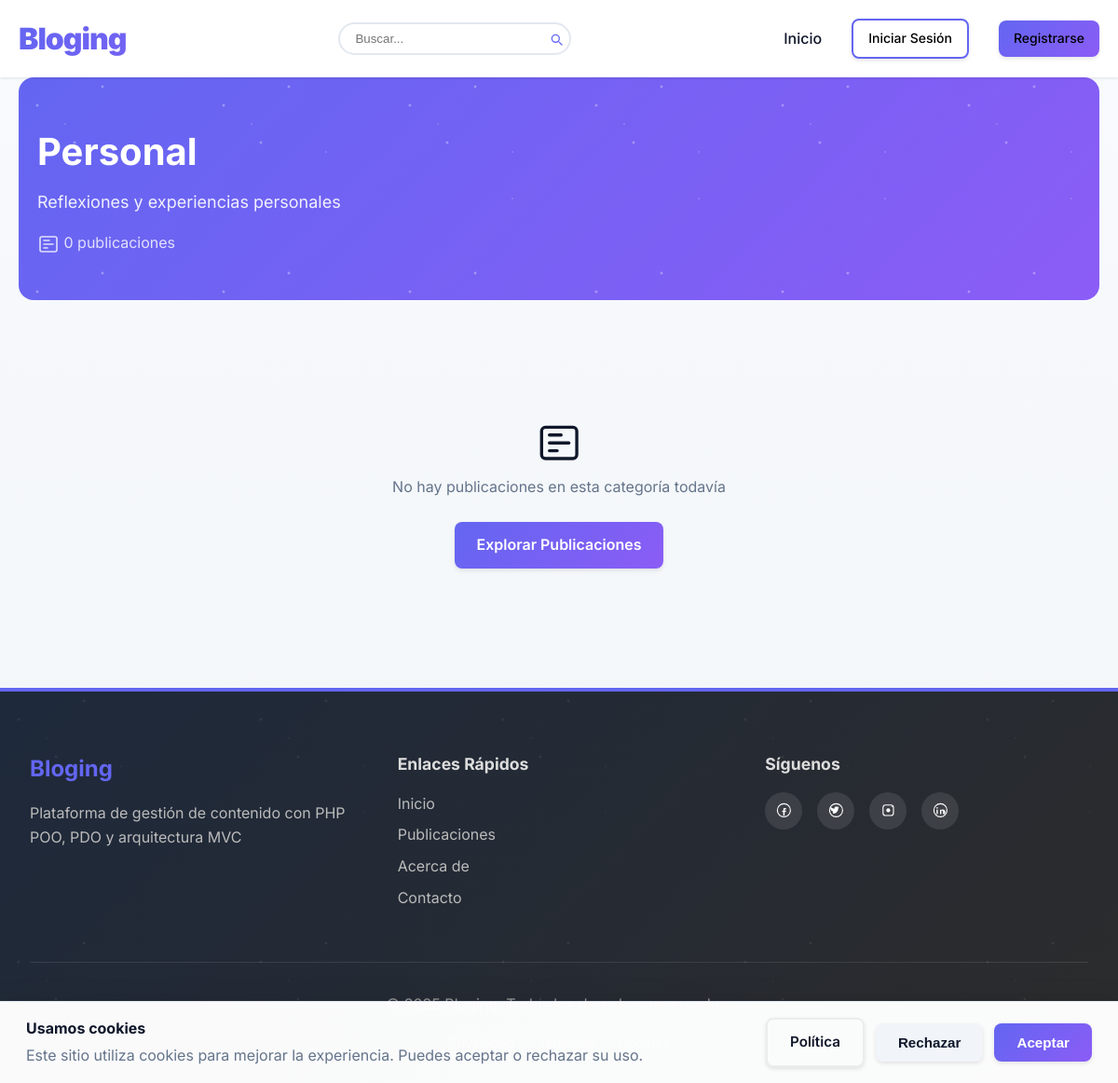
Page /category/personal on the committed database.
### tables this page shows
CREATE TABLE categories (
    id INT AUTO_INCREMENT PRIMARY KEY,
    name VARCHAR(100) NOT NULL UNIQUE,
    slug VARCHAR(100) NOT NULL UNIQUE,
    description TEXT,
    icon VARCHAR(50) DEFAULT NULL,
    color VARCHAR(7) DEFAULT '#6366f1',
    created_at TIMESTAMP DEFAULT CURRENT_TIMESTAMP
);

### app/controllers/BaseController.php (called while the page is built, shortened)
<?php
class BaseController {
    protected function view($view, $data = []) {
        extract($data);
        require __DIR__ . '/../../views/' . $view . '.php';
    }
}

### app/controllers/CategoryController.php (called while the page is built, shortened)
<?php
class CategoryController extends BaseController {
    private $categoryModel;
    public function __construct() {
        $this->categoryModel = new Category();
    }
    public function show($slug) {
        $category = $this->categoryModel->findBySlug($slug);
        $posts = $this->categoryModel->getPostsByCategory($category['id']);
        $this->view('categories/show', [
            'category' => $category,
            'posts' => $posts
        ]);
    }
}

### public/index.php (called while the page is built, shortened)
<?php
spl_autoload_register(function ($class) {
    $paths = [
        __DIR__ . '/../app/Controllers/',
        __DIR__ . '/../app/Models/',
        __DIR__ . '/../app/Helpers/',
        __DIR__ . '/../app/Middleware/',
    ];
    foreach ($paths as $path) {
        $file = $path . $class . '.php';
        if (file_exists($file)) {
            return;
        }
    }
});
require_once __DIR__ . '/../routes/web.php';
$url = $_SERVER['REQUEST_URI'];
$url = parse_url($url, PHP_URL_PATH);
$url = rtrim($url, '/');
$url = $url ?: '/';
Router::dispatch($url);

### config/database.php (called while the page is built)
<?php
return [
    'host' => 'localhost',
    'dbname' => 'blog_cms',
    'username' => 'root',
    'password' => '',
    'charset' => 'utf8mb4',
    'options' => [
        PDO::ATTR_ERRMODE => PDO::ERRMODE_EXCEPTION,
        PDO::ATTR_DEFAULT_FETCH_MODE => PDO::FETCH_ASSOC,
        PDO::ATTR_EMULATE_PREPARES => false,
    ]
];

### app/Models/Database.php (called while the page is built)
<?php
class Database {
    private static $instance = null;
    private $connection;
    private function __construct() {
        $config = require __DIR__ . '/../../config/database.php';
        try {
            $dsn = "mysql:host={$config['host']};dbname={$config['dbname']};charset={$config['charset']}";
            $this->connection = new PDO($dsn, $config['username'], $config['password'], $config['options']);
        } catch (PDOException $e) {
            die("Error de conexión: " . $e->getMessage());
        }
    }
    public static function getInstance() {
        if (self::$instance === null) {
            self::$instance = new self();
        }
        return self::$instance;
    }
    public function getConnection() {
        return $this->connection;
    }
}

### app/Models/Category.php (called while the page is built, shortened)
<?php
class Category {
    private $db;
    public function __construct() {
        $this->db = Database::getInstance()->getConnection();
    }
    public function findBySlug($slug) {
        $sql = "SELECT * FROM categories WHERE slug = ?";
        $stmt = $this->db->prepare($sql);
        $stmt->execute([$slug]);
        return $stmt->fetch();
    }
    public function getPostsByCategory($categoryId) {
        $sql = "SELECT p.*, u.username, u.avatar,
                (SELECT COUNT(*) FROM likes WHERE post_id = p.id) as likes_count,
                (SELECT COUNT(*) FROM comments WHERE post_id = p.id) as comments_count
                FROM posts p
                JOIN users u ON p.user_id = u.id
                JOIN post_categories pc ON p.id = pc.post_id
                WHERE pc.category_id = ? AND p.status = 'published'
                ORDER BY p.created_at DESC";
        $stmt = $this->db->prepare($sql);
        $stmt->execute([$categoryId]);
        return $stmt->fetchAll();
    }
}

### views/categories/show.php (the view, shortened to what this page needs)
<?php include __DIR__ . '/../layouts/header.php'; ?>
<div style="background: var(--gradient); color: white; padding: 3rem 0; border-radius: 16px; margin-bottom: 3rem; position: relative; overflow: hidden;">
    <div style="position: absolute; top: 0; left: 0; right: 0; bottom: 0; background-image:
        radial-gradient(2px 2px at 20px 30px, white, rgba(255,255,255,0)),
        radial-gradient(2px 2px at 60px 70px, white, rgba(255,255,255,0)),
        radial-gradient(1px 1px at 50px 50px, white, rgba(255,255,255,0)),
        radial-gradient(1px 1px at 130px 80px, white, rgba(255,255,255,0)),
        radial-gradient(2px 2px at 90px 10px, white, rgba(255,255,255,0)),
        radial-gradient(1px 1px at 130px 130px, white, rgba(255,255,255,0)); background-size: 200px 200px; animation: stars 20s linear infinite; opacity: 0.5; pointer-events: none;" ></div>
    <div class="container" style="position: relative; z-index: 2;">
        <h1 style="font-size: 2.5rem; margin-bottom: 0.5rem;">
            <?php echo htmlspecialchars($category['name']); ?>
        </h1>
        <?php if ($category['description']): ?>
            <p style="opacity: 0.9; font-size: 1.125rem;">
                <?php echo htmlspecialchars($category['description']); ?>
            </p>
        <?php endif; ?>
        <p style="margin-top: 1rem; opacity: 0.8;">
            <svg class="icon icon-header" aria-hidden="true"><use href="/assets/icons.svg#newspaper"></use></svg> <?php echo count($posts); ?> publicaciones
        </p>
    </div>
</div>
<div class="container">
    <?php if (empty($posts)): ?>
        <div class="empty-state" style="text-align: center; padding: 4rem 2rem;">
            <p style="font-size: 3rem;"><svg class="icon" aria-hidden="true"><use href="/assets/icons.svg#newspaper"></use></svg></p>
            <p style="color: var(--text-light);">No hay publicaciones en esta categoría todavía</p>
            <a href="/" class="btn btn-primary" style="margin-top: 1.5rem;">Explorar Publicaciones</a>
        </div>
    <?php endif; ?>
</div>
<?php include __DIR__ . '/../layouts/footer.php'; ?>

### routes/web.php (shortened to what this page needs)
<?php
class Router {
    private static $routes = [];
    public static function get($uri, $controller, $method, $middleware = null) {
        self::$routes['GET'][$uri] = [
            'controller' => $controller,
            'method' => $method,
            'middleware' => $middleware
        ];
    }
    public static function post($uri, $controller, $method, $middleware = null) {
        self::$routes['POST'][$uri] = [
            'controller' => $controller,
            'method' => $method,
            'middleware' => $middleware
        ];
    }
    public static function dispatch($uri) {
        $method = $_SERVER['REQUEST_METHOD'];
        foreach (self::$routes[$method] ?? [] as $route => $action) {
            $pattern = preg_replace('/\{[a-zA-Z]+\}/', '([a-zA-Z0-9\-]+)', $route);
            $pattern = '#^' . $pattern . '$#';
            if (preg_match($pattern, $uri, $matches)) {
                array_shift($matches);
                $controller = new $action['controller']();
                return call_user_func_array([$controller, $action['method']], $matches);
            }
        }
    }
}

### public/assets/css/style.css (style rules this page uses)
:root { --primary: #6366f1; --icon-size-text: 16px; --icon-size-button: 20px; --icon-size-header: 24px; --primary-dark: #4f46e5; --primary-light: #818cf8; --secondary: #8b5cf6; --accent: #ec4899; --success: #10b981; --danger: #ef4444; --warning: #f59e0b; --dark: #1e293b; --dark-alt: #334155; --light: #f1f5f9; --text: #0f172a; --text-light: #64748b; --border: #e2e8f0; --shadow: rgba(0, 0, 0, 0.1); --shadow-lg: rgba(0, 0, 0, 0.15); --gradient: linear-gradient(135deg, var(--primary) 0%, var(--secondary) 100%); }
body { font-family: 'Inter', 'Segoe UI', system-ui, -apple-system, sans-serif; line-height: 1.6; color: var(--text); background: linear-gradient(to bottom, #f8fafc 0%, #f1f5f9 100%); min-height: 100vh; }
.container { max-width: 1200px; margin: 0 auto; padding: 0 20px; }
.btn { display: inline-flex; align-items: center; gap: 0.5rem; padding: 0.75rem 1.5rem; background: var(--primary); color: white; text-decoration: none; border-radius: 8px; border: none; cursor: pointer; font-size: 1rem; font-weight: 600; transition: all 0.3s; box-shadow: 0 2px 4px var(--shadow); }
.btn-primary { background: var(--gradient); color: white; }
.icon { display: inline-block; width: 1em; height: 1em; line-height: 1; vertical-align: -0.125em; }
.icon { width: var(--icon-size, 1.05em); height: var(--icon-size, 1.05em); display: inline-block; vertical-align: middle; fill: currentColor; color: currentColor; transition: transform 160ms ease, color 180ms ease, opacity 160ms ease; }
.icon-header { --icon-size: 24px; }

### rows in the picture
categories: name "Personal", description "Reflexiones y experiencias personales"

### other values in the picture
count($posts) "0"
